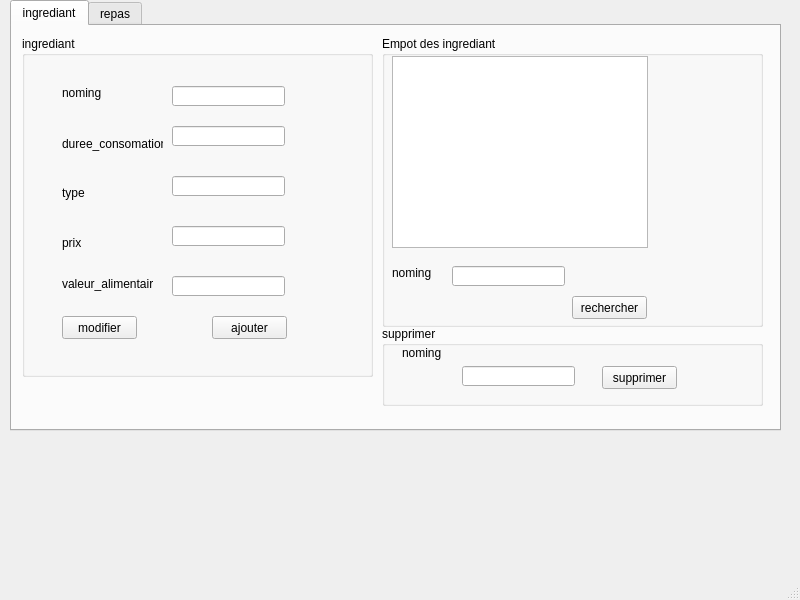
<?xml version="1.0" encoding="UTF-8"?>
<ui version="4.0">
 <class>MainWindow</class>
 <widget class="QMainWindow" name="MainWindow">
  <property name="geometry">
   <rect>
    <x>0</x>
    <y>0</y>
    <width>800</width>
    <height>600</height>
   </rect>
  </property>
  <property name="windowTitle">
   <string>MainWindow</string>
  </property>
  <widget class="QWidget" name="centralwidget">
   <widget class="QTabWidget" name="tabWidget">
    <property name="geometry">
     <rect>
      <x>10</x>
      <y>0</y>
      <width>771</width>
      <height>431</height>
     </rect>
    </property>
    <property name="currentIndex">
     <number>0</number>
    </property>
    <widget class="QWidget" name="tab">
     <attribute name="title">
      <string>ingrediant</string>
     </attribute>
     <widget class="QGroupBox" name="groupBox">
      <property name="geometry">
       <rect>
        <x>10</x>
        <y>10</y>
        <width>351</width>
        <height>341</height>
       </rect>
      </property>
      <property name="title">
       <string>ingrediant</string>
      </property>
      <widget class="QLabel" name="label">
       <property name="geometry">
        <rect>
         <x>40</x>
         <y>50</y>
         <width>47</width>
         <height>14</height>
        </rect>
       </property>
       <property name="text">
        <string>noming</string>
       </property>
      </widget>
      <widget class="QLabel" name="label_2">
       <property name="geometry">
        <rect>
         <x>40</x>
         <y>100</y>
         <width>101</width>
         <height>16</height>
        </rect>
       </property>
       <property name="text">
        <string>duree_consomation</string>
       </property>
      </widget>
      <widget class="QLabel" name="label_3">
       <property name="geometry">
        <rect>
         <x>40</x>
         <y>150</y>
         <width>47</width>
         <height>14</height>
        </rect>
       </property>
       <property name="text">
        <string>type</string>
       </property>
      </widget>
      <widget class="QLabel" name="label_4">
       <property name="geometry">
        <rect>
         <x>40</x>
         <y>200</y>
         <width>47</width>
         <height>14</height>
        </rect>
       </property>
       <property name="text">
        <string>prix</string>
       </property>
      </widget>
      <widget class="QLabel" name="label_5">
       <property name="geometry">
        <rect>
         <x>40</x>
         <y>240</y>
         <width>91</width>
         <height>16</height>
        </rect>
       </property>
       <property name="text">
        <string>valeur_alimentaire</string>
       </property>
      </widget>
      <widget class="QLineEdit" name="noming">
       <property name="geometry">
        <rect>
         <x>150</x>
         <y>50</y>
         <width>113</width>
         <height>20</height>
        </rect>
       </property>
      </widget>
      <widget class="QLineEdit" name="duree_consomation">
       <property name="geometry">
        <rect>
         <x>150</x>
         <y>90</y>
         <width>113</width>
         <height>20</height>
        </rect>
       </property>
      </widget>
      <widget class="QLineEdit" name="type">
       <property name="geometry">
        <rect>
         <x>150</x>
         <y>140</y>
         <width>113</width>
         <height>20</height>
        </rect>
       </property>
      </widget>
      <widget class="QLineEdit" name="prix">
       <property name="geometry">
        <rect>
         <x>150</x>
         <y>190</y>
         <width>113</width>
         <height>20</height>
        </rect>
       </property>
      </widget>
      <widget class="QLineEdit" name="valeur_alimentaire">
       <property name="geometry">
        <rect>
         <x>150</x>
         <y>240</y>
         <width>113</width>
         <height>20</height>
        </rect>
       </property>
      </widget>
      <widget class="QPushButton" name="pushButton_m">
       <property name="geometry">
        <rect>
         <x>40</x>
         <y>280</y>
         <width>75</width>
         <height>23</height>
        </rect>
       </property>
       <property name="text">
        <string>modifier</string>
       </property>
      </widget>
      <widget class="QPushButton" name="pushButton_2">
       <property name="geometry">
        <rect>
         <x>190</x>
         <y>280</y>
         <width>75</width>
         <height>23</height>
        </rect>
       </property>
       <property name="text">
        <string>ajouter</string>
       </property>
      </widget>
     </widget>
     <widget class="QGroupBox" name="groupBox_2">
      <property name="geometry">
       <rect>
        <x>370</x>
        <y>10</y>
        <width>381</width>
        <height>291</height>
       </rect>
      </property>
      <property name="title">
       <string>Empot des ingrediant</string>
      </property>
      <widget class="QTableView" name="tableView_aff">
       <property name="geometry">
        <rect>
         <x>10</x>
         <y>20</y>
         <width>256</width>
         <height>192</height>
        </rect>
       </property>
      </widget>
      <widget class="QPushButton" name="pushButton_3">
       <property name="geometry">
        <rect>
         <x>190</x>
         <y>260</y>
         <width>75</width>
         <height>23</height>
        </rect>
       </property>
       <property name="text">
        <string>rechercher</string>
       </property>
      </widget>
      <widget class="QLineEdit" name="lineEdit_r">
       <property name="geometry">
        <rect>
         <x>70</x>
         <y>230</y>
         <width>113</width>
         <height>20</height>
        </rect>
       </property>
      </widget>
      <widget class="QLabel" name="label_6">
       <property name="geometry">
        <rect>
         <x>10</x>
         <y>230</y>
         <width>47</width>
         <height>14</height>
        </rect>
       </property>
       <property name="text">
        <string>noming</string>
       </property>
      </widget>
     </widget>
     <widget class="QGroupBox" name="groupBox_3">
      <property name="geometry">
       <rect>
        <x>370</x>
        <y>300</y>
        <width>381</width>
        <height>80</height>
       </rect>
      </property>
      <property name="title">
       <string>supprimer</string>
      </property>
      <widget class="QPushButton" name="pushButton_s">
       <property name="geometry">
        <rect>
         <x>220</x>
         <y>40</y>
         <width>75</width>
         <height>23</height>
        </rect>
       </property>
       <property name="text">
        <string>supprimer</string>
       </property>
      </widget>
      <widget class="QLabel" name="label_7">
       <property name="geometry">
        <rect>
         <x>20</x>
         <y>20</y>
         <width>47</width>
         <height>14</height>
        </rect>
       </property>
       <property name="text">
        <string>noming</string>
       </property>
      </widget>
      <widget class="QLineEdit" name="lineEdit_s">
       <property name="geometry">
        <rect>
         <x>80</x>
         <y>40</y>
         <width>113</width>
         <height>20</height>
        </rect>
       </property>
      </widget>
     </widget>
    </widget>
    <widget class="QWidget" name="tab_2">
     <attribute name="title">
      <string>repas</string>
     </attribute>
     <widget class="QGroupBox" name="groupBox_4">
      <property name="geometry">
       <rect>
        <x>10</x>
        <y>10</y>
        <width>281</width>
        <height>361</height>
       </rect>
      </property>
      <property name="title">
       <string>repat</string>
      </property>
      <widget class="QLabel" name="label_8">
       <property name="geometry">
        <rect>
         <x>16</x>
         <y>50</y>
         <width>61</width>
         <height>20</height>
        </rect>
       </property>
       <property name="text">
        <string>Nom_repas</string>
       </property>
      </widget>
      <widget class="QLabel" name="label_9">
       <property name="geometry">
        <rect>
         <x>20</x>
         <y>100</y>
         <width>71</width>
         <height>20</height>
        </rect>
       </property>
       <property name="text">
        <string>type_repas</string>
       </property>
      </widget>
      <widget class="QLabel" name="label_10">
       <property name="geometry">
        <rect>
         <x>10</x>
         <y>150</y>
         <width>71</width>
         <height>16</height>
        </rect>
       </property>
       <property name="text">
        <string>Heure_repas</string>
       </property>
      </widget>
      <widget class="QLabel" name="label_11">
       <property name="geometry">
        <rect>
         <x>6</x>
         <y>200</y>
         <width>81</width>
         <height>20</height>
        </rect>
       </property>
       <property name="text">
        <string>categorie_repas</string>
       </property>
      </widget>
      <widget class="QLineEdit" name="Nomr">
       <property name="geometry">
        <rect>
         <x>100</x>
         <y>50</y>
         <width>113</width>
         <height>20</height>
        </rect>
       </property>
      </widget>
      <widget class="QLineEdit" name="typer">
       <property name="geometry">
        <rect>
         <x>100</x>
         <y>100</y>
         <width>113</width>
         <height>20</height>
        </rect>
       </property>
      </widget>
      <widget class="QLineEdit" name="heurer">
       <property name="geometry">
        <rect>
         <x>100</x>
         <y>150</y>
         <width>113</width>
         <height>20</height>
        </rect>
       </property>
      </widget>
      <widget class="QLineEdit" name="categorier">
       <property name="geometry">
        <rect>
         <x>100</x>
         <y>200</y>
         <width>113</width>
         <height>20</height>
        </rect>
       </property>
      </widget>
      <widget class="QPushButton" name="pushButton_5">
       <property name="geometry">
        <rect>
         <x>20</x>
         <y>260</y>
         <width>75</width>
         <height>23</height>
        </rect>
       </property>
       <property name="text">
        <string>modifier</string>
       </property>
      </widget>
      <widget class="QPushButton" name="pushButton_6">
       <property name="geometry">
        <rect>
         <x>150</x>
         <y>260</y>
         <width>75</width>
         <height>23</height>
        </rect>
       </property>
       <property name="text">
        <string>ajouter</string>
       </property>
      </widget>
     </widget>
     <widget class="QGroupBox" name="groupBox_5">
      <property name="geometry">
       <rect>
        <x>300</x>
        <y>10</y>
        <width>431</width>
        <height>231</height>
       </rect>
      </property>
      <property name="title">
       <string>imput de repat</string>
      </property>
      <widget class="QTableView" name="tableView_2">
       <property name="geometry">
        <rect>
         <x>10</x>
         <y>20</y>
         <width>231</width>
         <height>181</height>
        </rect>
       </property>
      </widget>
      <widget class="QPushButton" name="pushButton_8">
       <property name="geometry">
        <rect>
         <x>270</x>
         <y>100</y>
         <width>75</width>
         <height>23</height>
        </rect>
       </property>
       <property name="styleSheet">
        <string notr="true">background-color: qlineargradient(spread:pad, x1:0, y1:0, x2:1, y2:1, stop:0 rgba(234, 161, 137, 255), stop:1 rgba(255, 255, 255, 255));</string>
       </property>
       <property name="text">
        <string>PDF</string>
       </property>
      </widget>
      <widget class="QPushButton" name="pushButton_9">
       <property name="geometry">
        <rect>
         <x>270</x>
         <y>150</y>
         <width>75</width>
         <height>23</height>
        </rect>
       </property>
       <property name="text">
        <string>PushButton</string>
       </property>
      </widget>
     </widget>
     <widget class="QGroupBox" name="groupBox_6">
      <property name="geometry">
       <rect>
        <x>310</x>
        <y>240</y>
        <width>431</width>
        <height>121</height>
       </rect>
      </property>
      <property name="title">
       <string>supprimer</string>
      </property>
      <widget class="QLabel" name="label_12">
       <property name="geometry">
        <rect>
         <x>30</x>
         <y>40</y>
         <width>71</width>
         <height>16</height>
        </rect>
       </property>
       <property name="text">
        <string>nom repas</string>
       </property>
      </widget>
      <widget class="QLineEdit" name="lineEdit_s_2">
       <property name="geometry">
        <rect>
         <x>110</x>
         <y>60</y>
         <width>113</width>
         <height>20</height>
        </rect>
       </property>
      </widget>
      <widget class="QPushButton" name="pushButton_7">
       <property name="geometry">
        <rect>
         <x>240</x>
         <y>80</y>
         <width>75</width>
         <height>23</height>
        </rect>
       </property>
       <property name="text">
        <string>supprimer</string>
       </property>
      </widget>
     </widget>
    </widget>
   </widget>
  </widget>
  <widget class="QMenuBar" name="menubar">
   <property name="geometry">
    <rect>
     <x>0</x>
     <y>0</y>
     <width>800</width>
     <height>22</height>
    </rect>
   </property>
  </widget>
  <widget class="QStatusBar" name="statusbar"/>
 </widget>
 <resources/>
 <connections/>
</ui>
